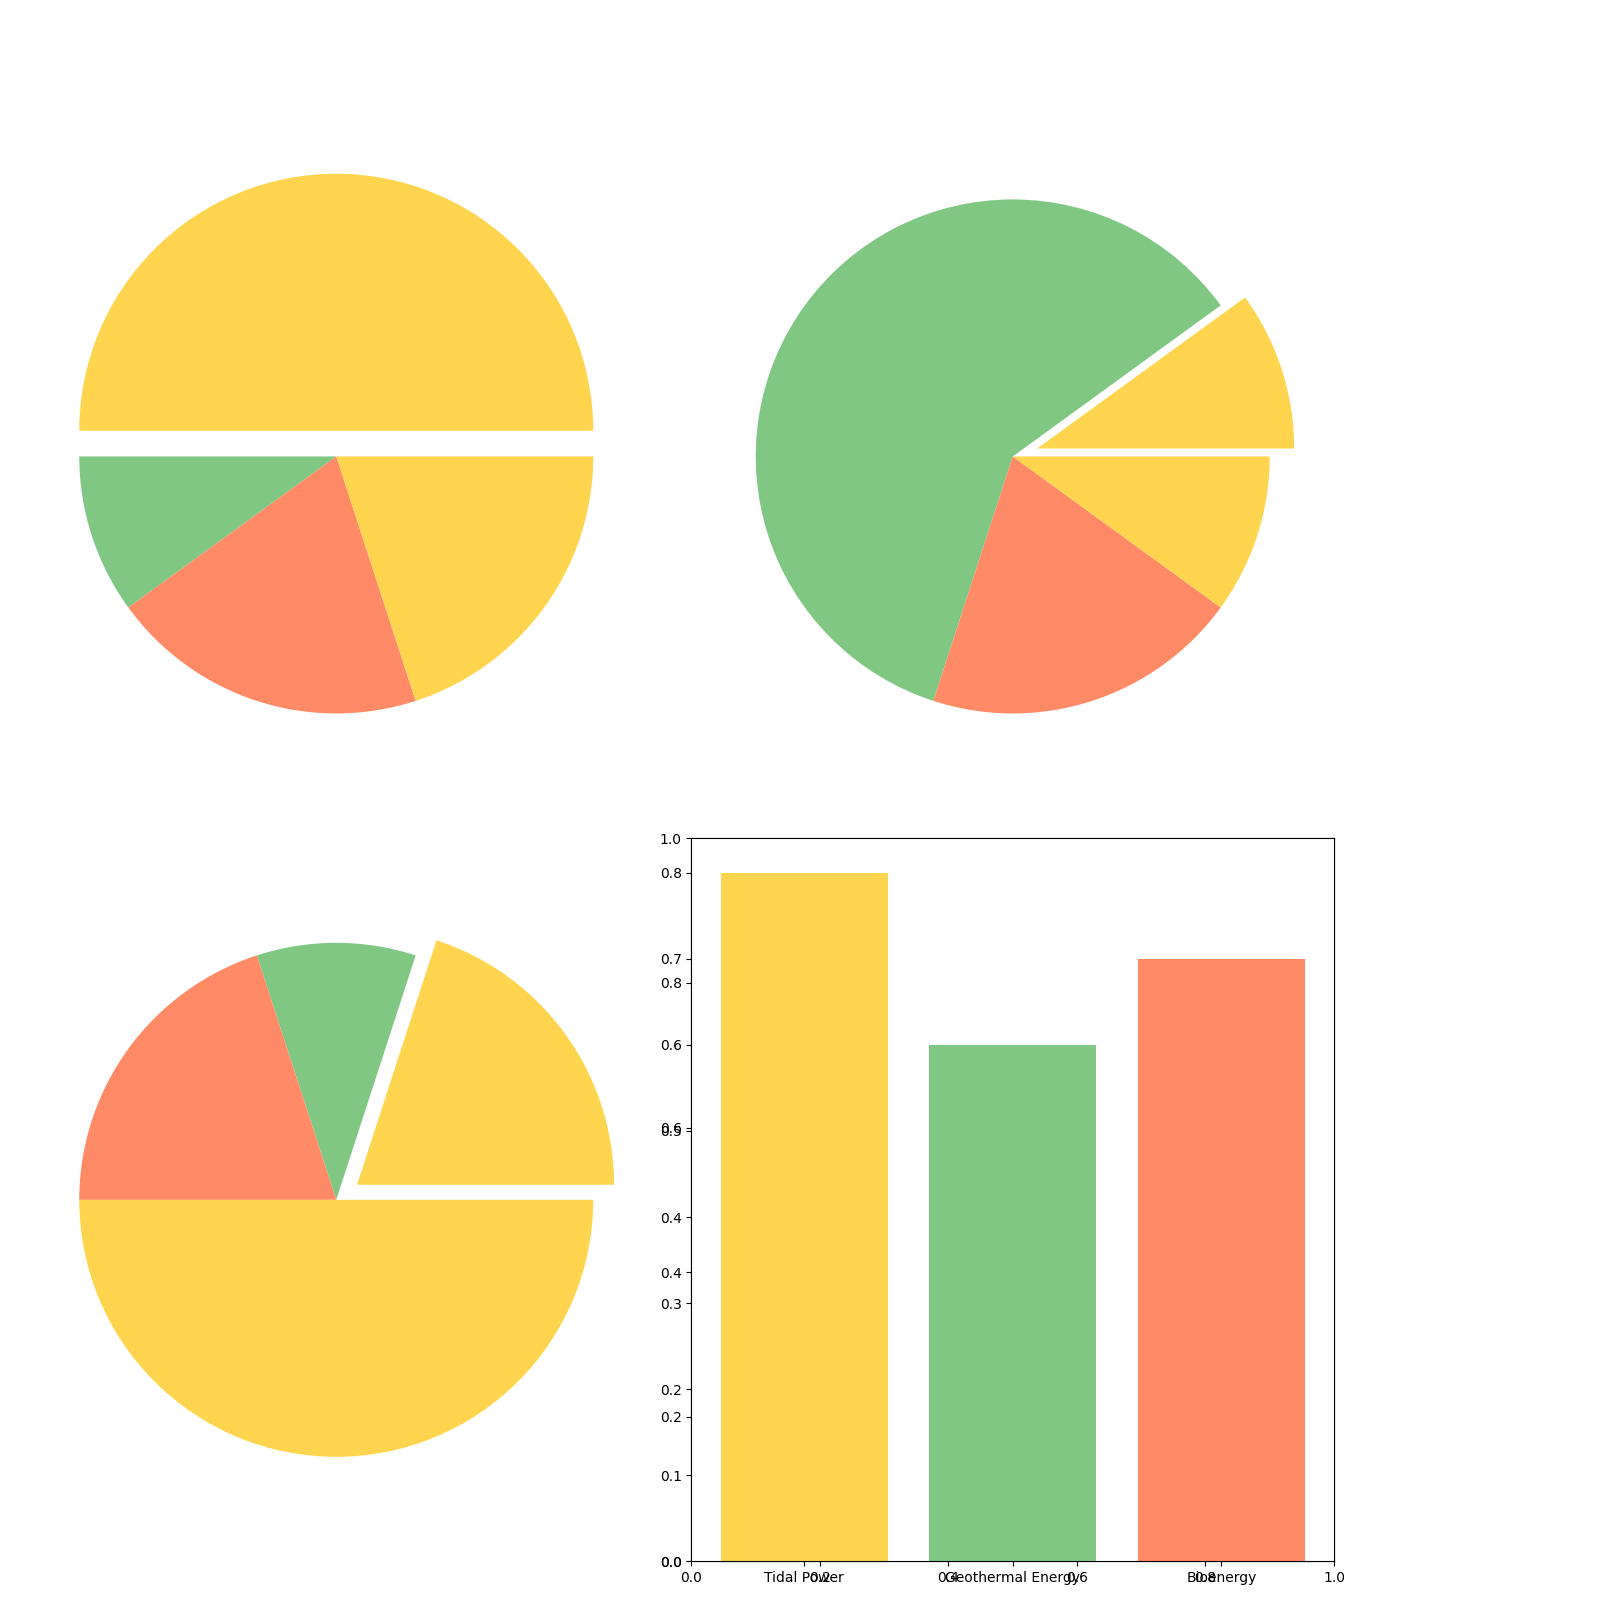

The script that drew this image:
import matplotlib.pyplot as plt
import numpy as np

sectors = ['Tidal Power', 'Geothermal Energy', 'Bioenergy']
power_sources = ['Tidal Generators', 'Hydrothermal Vents', 'Hydrogen Cells', 'Biomass']

energy_data = [
    [50, 10, 20, 20],
    [10, 60, 20, 10],
    [20, 10, 20, 50]
]

efficiency_ratios = [0.8, 0.6, 0.7]

# Shuffled colors manually
colors = ['#FFD54F', '#81C784', '#FF8A65']

fig, ax = plt.subplots(2, 2, figsize=(16,16))
plt.subplots_adjust(top=0.85)

explode = (0.1, 0, 0, 0)

for i in range(len(sectors)):
    ax.flatten()[i].pie(
        energy_data[i],
        colors=colors,
        explode=explode
    )

ax_eff = fig.add_subplot(224)
ax_eff.bar(sectors, efficiency_ratios, color=colors)

plt.tight_layout(rect=[0, 0, 0.85, 0.95])
plt.show()
